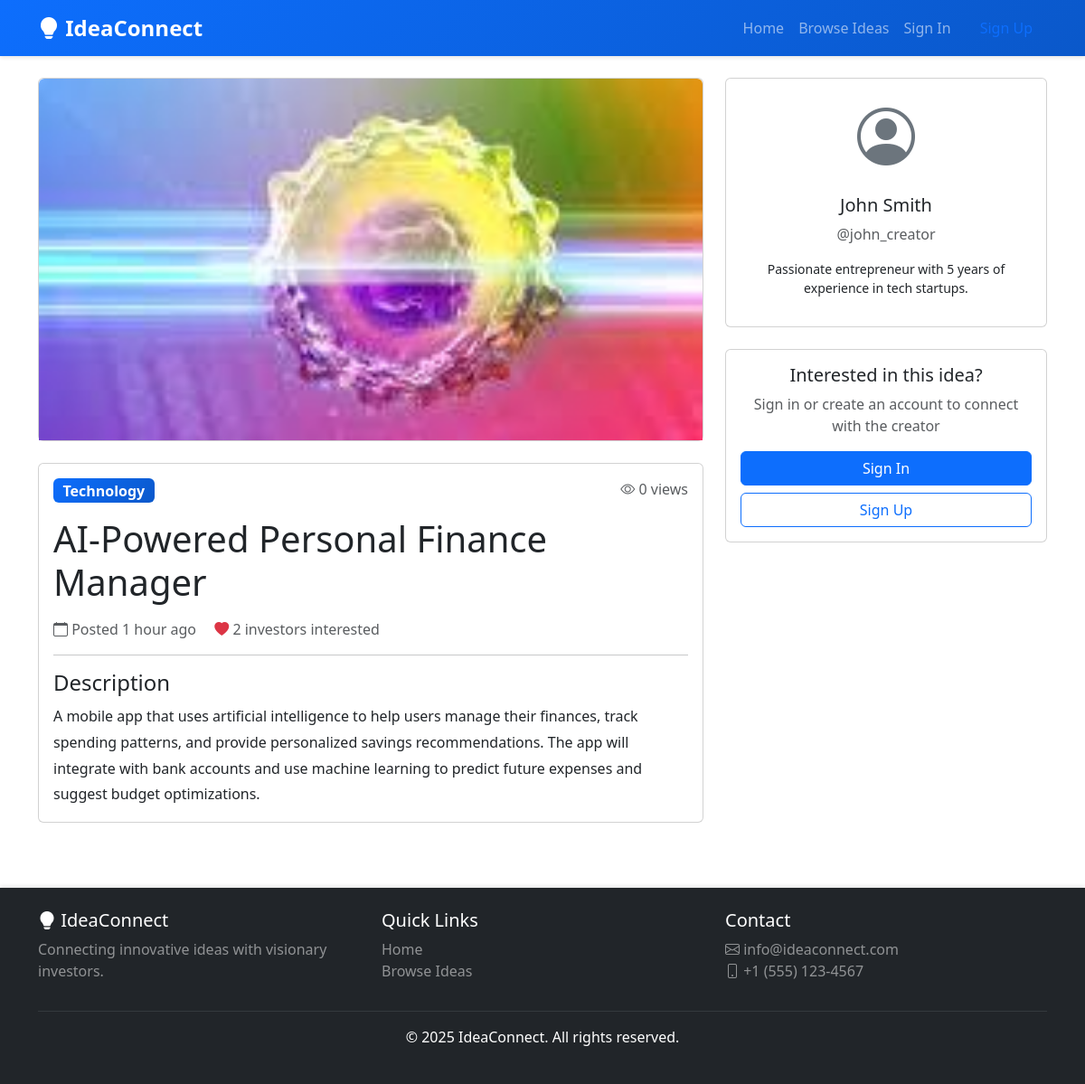
Page /pages/idea-detail.php?id=1 on the committed database.
### tables this page shows
CREATE TABLE idea_media (
    id INT PRIMARY KEY AUTO_INCREMENT,
    idea_id INT NOT NULL,
    file_path VARCHAR(255) NOT NULL,
    file_type VARCHAR(50) NOT NULL,
    is_primary BOOLEAN DEFAULT FALSE,
    created_at TIMESTAMP DEFAULT CURRENT_TIMESTAMP,
    FOREIGN KEY (idea_id) REFERENCES ideas(id) ON DELETE CASCADE,
    INDEX idx_idea_id (idea_id)
);

CREATE TABLE ideas (
    id INT PRIMARY KEY AUTO_INCREMENT,
    user_id INT NOT NULL,
    title VARCHAR(200) NOT NULL,
    description TEXT NOT NULL,
    category VARCHAR(50) NOT NULL,
    status ENUM('draft', 'published', 'archived') DEFAULT 'published',
    views INT DEFAULT 0,
    created_at TIMESTAMP DEFAULT CURRENT_TIMESTAMP,
    updated_at TIMESTAMP DEFAULT CURRENT_TIMESTAMP ON UPDATE CURRENT_TIMESTAMP,
    FOREIGN KEY (user_id) REFERENCES users(id) ON DELETE CASCADE,
    INDEX idx_user_id (user_id),
    INDEX idx_category (category),
    INDEX idx_status (status),
    INDEX idx_created_at (created_at)
);

CREATE TABLE users (
    id INT PRIMARY KEY AUTO_INCREMENT,
    username VARCHAR(50) UNIQUE NOT NULL,
    email VARCHAR(100) UNIQUE NOT NULL,
    password VARCHAR(255) NOT NULL,
    full_name VARCHAR(100) NOT NULL,
    user_type ENUM('creator', 'investor') NOT NULL,
    bio TEXT,
    profile_image VARCHAR(255) DEFAULT 'default-avatar.png',
    created_at TIMESTAMP DEFAULT CURRENT_TIMESTAMP,
    updated_at TIMESTAMP DEFAULT CURRENT_TIMESTAMP ON UPDATE CURRENT_TIMESTAMP,
    INDEX idx_user_type (user_type),
    INDEX idx_email (email)
);

### config/config.php (called while the page is built, shortened)
<?php
function isLoggedIn() {
    return isset($_SESSION['user_id']);
}
function getCurrentUserId() {
    return $_SESSION['user_id'] ?? null;
}
function timeAgo($datetime) {
    $timestamp = strtotime($datetime);
    $diff = time() - $timestamp;
    if ($diff < 60) {
        return 'Just now';
    } elseif ($diff < 3600) {
        $minutes = floor($diff / 60);
        return $minutes . ' minute' . ($minutes > 1 ? 's' : '') . ' ago';
    } elseif ($diff < 86400) {
        $hours = floor($diff / 3600);
        return $hours . ' hour' . ($hours > 1 ? 's' : '') . ' ago';
    } elseif ($diff < 604800) {
        $days = floor($diff / 86400);
        return $days . ' day' . ($days > 1 ? 's' : '') . ' ago';
    } else {
        return date('M d, Y', $timestamp);
    }
}
function renderHTML($html) {
    return html_entity_decode($html, ENT_QUOTES, 'UTF-8');
}

### pages/idea-detail.php (the view, shortened to what this page needs)
<?php
require_once __DIR__ . '/../config/config.php';
require_once __DIR__ . '/../includes/header.php';
$conn = getDBConnection();
$idea_id = isset($_GET['id']) ? (int)$_GET['id'] : 0;
$user_id = getCurrentUserId();
$check_user_id = $user_id ?? 0;
$stmt = $conn->prepare("
    SELECT i.*, u.id as creator_id, u.full_name as creator_name, u.username as creator_username, u.bio as creator_bio, u.profile_image as creator_profile_image,
           (SELECT COUNT(*) FROM investors_interested WHERE idea_id = i.id) as interested_count
    FROM ideas i
    JOIN users u ON i.user_id = u.id
    WHERE i.id = ? AND (i.status = 'published' OR i.user_id = ?)
");
$stmt->bind_param("ii", $idea_id, $check_user_id);
$stmt->execute();
$result = $stmt->get_result();
$idea = $result->fetch_assoc();
$stmt = $conn->prepare("SELECT * FROM idea_media WHERE idea_id = ? ORDER BY is_primary DESC");
$stmt->bind_param("i", $idea_id);
$stmt->execute();
$images = $stmt->get_result();
$is_interested = false;
$conversation_exists = false;
?>
<div class="container mt-4 mb-5">
    <div class="row">
        <div class="col-lg-8">
            <?php if ($images->num_rows > 0): ?>
                <div class="card mb-4">
                    <div id="ideaImageCarousel" class="carousel slide" data-bs-ride="carousel">
                        <div class="carousel-inner">
                            <?php
                            $first = true;
                            $images->data_seek(0);
                            while ($img = $images->fetch_assoc()):
                            ?>
                                <div class="carousel-item <?php echo $first ? 'active' : ''; ?>">
                                    <img src="<?php echo APP_URL . '/' . $img['file_path']; ?>"
                                         class="d-block w-100" alt="Idea image"
                                         style="height: 400px; object-fit: cover;">
                                </div>
                            <?php
                            $first = false;
                            endwhile;
                            ?>
                        </div>
                    </div>
                </div>
            <?php endif; ?>
            <div class="card mb-4">
                <div class="card-body">
                    <div class="d-flex justify-content-between align-items-start mb-3">
                        <span class="badge bg-primary fs-6"><?php echo htmlspecialchars($idea['category']); ?></span>
                        <span class="text-muted">
                            <i class="bi bi-eye"></i> <?php echo $idea['views']; ?> views
                        </span>
                    </div>
                    <h1 class="mb-3"><?php echo htmlspecialchars($idea['title']); ?></h1>
                    <div class="mb-3 text-muted">
                        <i class="bi bi-calendar"></i> Posted <?php echo timeAgo($idea['created_at']); ?>
                        <span class="ms-3">
                            <i class="bi bi-heart-fill text-danger"></i> <?php echo $idea['interested_count']; ?> investors interested
                        </span>
                    </div>
                    <hr>
                    <div class="idea-description">
                        <h4>Description</h4>
                        <div class="content"><?php echo renderHTML($idea['description']); ?></div>
                    </div>
                </div>
            </div>
        </div>
        <div class="col-lg-4">
            <div class="card mb-4">
                <div class="card-body text-center">
                    <div class="mb-3">
                        <?php if (!empty($idea['creator_profile_image']) && $idea['creator_profile_image'] !== 'default-avatar.png' && file_exists(UPLOAD_DIR . $idea['creator_profile_image'])): ?>
                            <img src="<?php echo APP_URL; ?>/uploads/<?php echo htmlspecialchars($idea['creator_profile_image']); ?>"
                                 alt="<?php echo htmlspecialchars($idea['creator_name']); ?>"
                                 class="rounded-circle"
                                 style="width: 120px; height: 120px; object-fit: cover; border: 3px solid #0d6efd;">
                        <?php else: ?>
                            <i class="bi bi-person-circle" style="font-size: 4rem; color: #6c757d;"></i>
                        <?php endif; ?>
                    </div>
                    <h5><?php echo htmlspecialchars($idea['creator_name']); ?></h5>
                    <p class="text-muted">@<?php echo htmlspecialchars($idea['creator_username']); ?></p>
                    <?php if ($idea['creator_bio']): ?>
                        <p class="small"><?php echo htmlspecialchars($idea['creator_bio']); ?></p>
                    <?php endif; ?>
                </div>
            </div>
            <?php if (isLoggedIn()): ?>
                <?php if (getCurrentUserType() === USER_TYPE_INVESTOR && $user_id !== $idea['creator_id']): ?>
                    <div class="card">
                        <div class="card-body">
                            <h5 class="card-title">Interested in this idea?</h5>
                            <?php if (!$is_interested): ?>
                                <button id="interestedBtn" class="btn btn-primary w-100 mb-2">
                                    <i class="bi bi-heart"></i> I'm Interested
                                </button>
                            <?php else: ?>
                                <div class="alert alert-success">
                                    <i class="bi bi-check-circle"></i> You've shown interest in this idea
                                </div>
                                <?php if ($conversation_exists): ?>
                                    <a href="<?php echo APP_URL; ?>/pages/chat/conversation.php?idea_id=<?php echo $idea_id; ?>"
                                       class="btn btn-success w-100">
                                        <i class="bi bi-chat-dots"></i> Continue Chat
                                    </a>
                                <?php else: ?>
                                    <button id="startChatBtn" class="btn btn-success w-100">
                                        <i class="bi bi-chat-dots"></i> Start Chat
                                    </button>
                                <?php endif; ?>
                            <?php endif; ?>
                        </div>
                    </div>
                <?php elseif ($user_id === $idea['creator_id']): ?>
                    <div class="card">
                        <div class="card-body">
                            <h5 class="card-title">Your Idea</h5>
                            <a href="<?php echo APP_URL; ?>/pages/creator/edit-idea.php?id=<?php echo $idea_id; ?>"
                               class="btn btn-primary w-100 mb-2">
                                <i class="bi bi-pencil"></i> Edit Idea
                            </a>
                            <a href="<?php echo APP_URL; ?>/actions/delete-idea.php?id=<?php echo $idea_id; ?>"
                               class="btn btn-outline-danger w-100"
                               onclick="return confirm('Are you sure you want to delete this idea?');">
                                <i class="bi bi-trash"></i> Delete Idea
                            </a>
                        </div>
                    </div>
                <?php endif; ?>
            <?php else: ?>
                <div class="card">
                    <div class="card-body text-center">
                        <h5 class="card-title">Interested in this idea?</h5>
                        <p class="text-muted">Sign in or create an account to connect with the creator</p>
                        <a href="<?php echo APP_URL; ?>/pages/signin.php" class="btn btn-primary w-100 mb-2">Sign In</a>
                        <a href="<?php echo APP_URL; ?>/pages/signup.php" class="btn btn-outline-primary w-100">Sign Up</a>
                    </div>
                </div>
            <?php endif; ?>
        </div>
    </div>
</div>
<?php require_once __DIR__ . '/../includes/footer.php'; ?>

### assets/css/style.css (style rules this page uses)
:root { --primary-color: #0d6efd; --secondary-color: #6c757d; --success-color: #198754; --danger-color: #dc3545; --warning-color: #ffc107; --info-color: #0dcaf0; }
body { font-family: 'Segoe UI', Tahoma, Geneva, Verdana, sans-serif; min-height: 100vh; display: flex; flex-direction: column; }
.card { transition: all 0.3s ease; }
.btn { transition: all 0.3s ease; }
.badge { font-weight: 600; padding: 0.35em 0.65em; }
.idea-description .content { line-height: 1.8; }
.carousel-item img { border-radius: 0.375rem 0.375rem 0 0; }
.bi-person-circle { transition: color 0.3s ease; }
.bg-primary { background: linear-gradient(135deg, #0d6efd 0%, #0a58ca 100%) !important; }
html { scroll-behavior: smooth; }

### rows in the picture
idea_media: file_path (picture)
ideas: category "Technology", views "0", title "AI-Powered Personal Finance Manager", created_at "1 hour ago", description "A mobile app that uses artificial intelligence to help users manage their finances, track spending patterns, and provide personalized savings recommendations. The app will integrate with bank accounts and use machine learning to predict future expenses and suggest budget optimizations.", user.full_name "John Smith", user.username "john_creator", user.bio "Passionate entrepreneur with 5 years of experience in tech startups."

### other values in the picture
APP_NAME "IdeaConnect"
$idea['interested_count'] "2"
